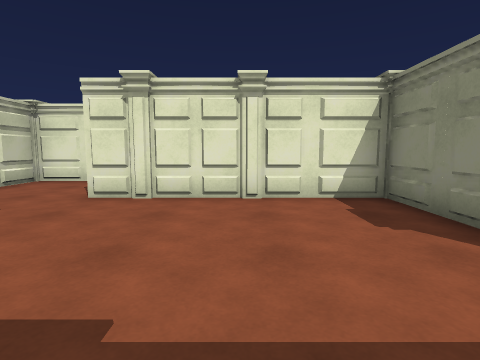
[1] (above)

18 first-person views from a walk through a Unity game level. The camera is 1.2 m above the floor, tilts 6° down and sees 80° across. The floor is counted in squares, 1.29 m on a side. Each view is taken from the middle of a square. On the plan, view 1 faces up. The plan holds only what a view shows up to about 11 squares ahead; the rest is blank. The place goes on beyond the plan. The player character is not drawn.

[2]
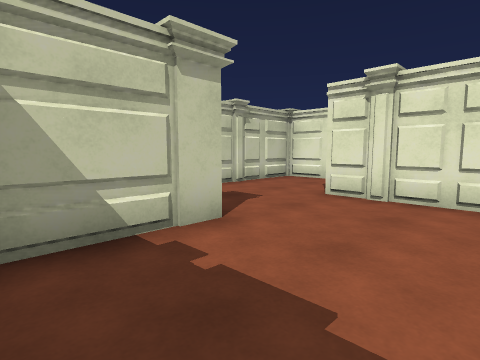

[3]
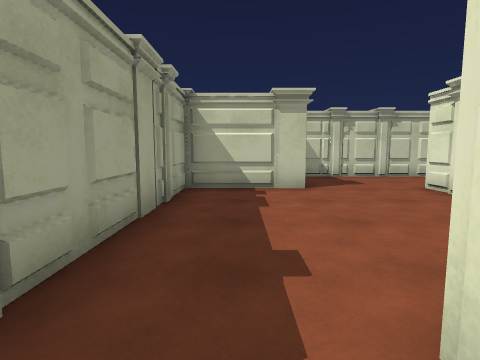

[4]
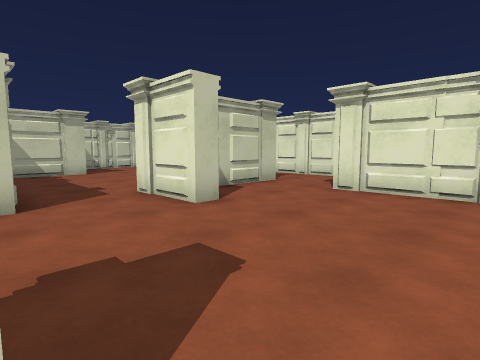

[5]
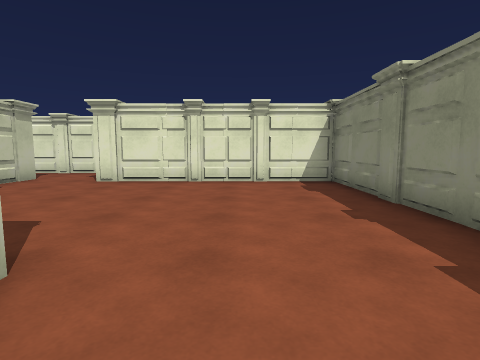

[6]
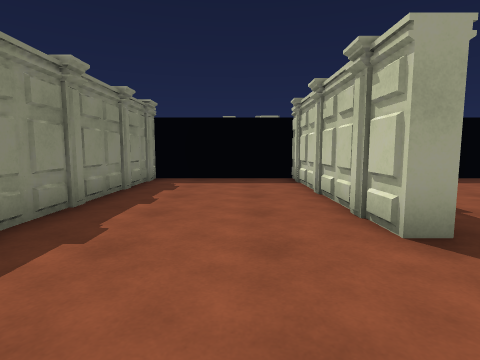

[7]
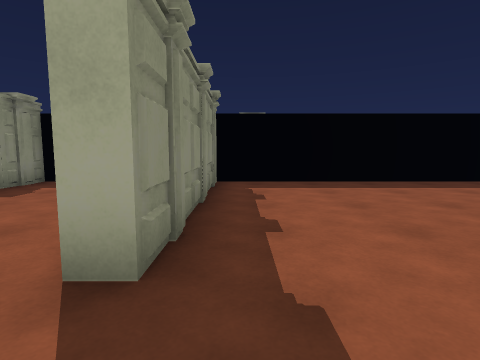

[8]
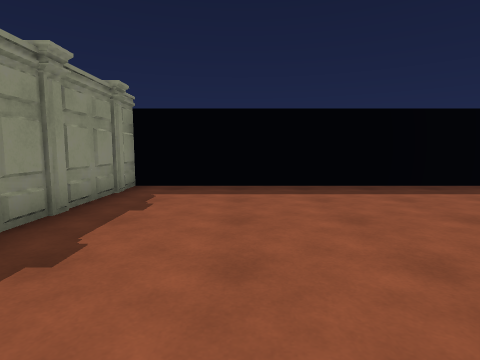

[9]
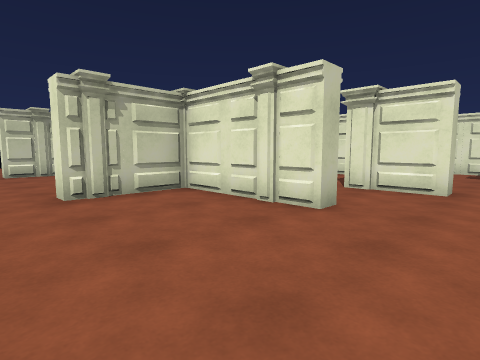

[10]
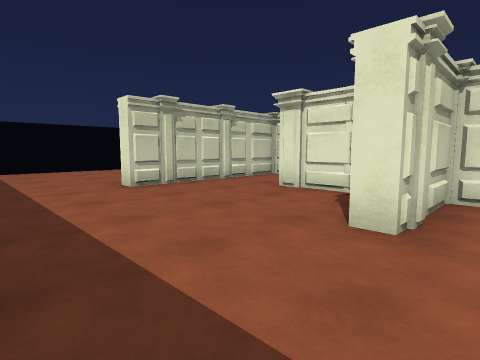

[11]
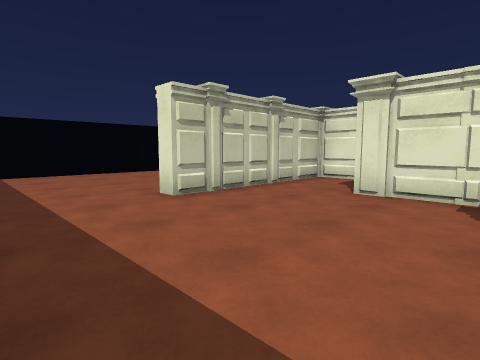

[12]
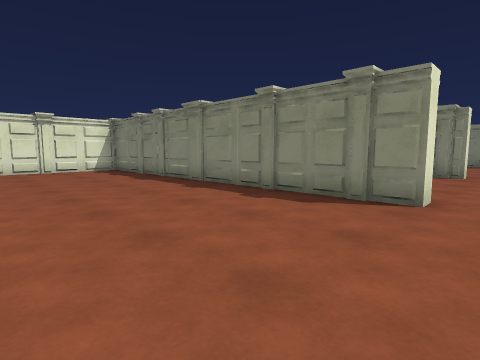

[13]
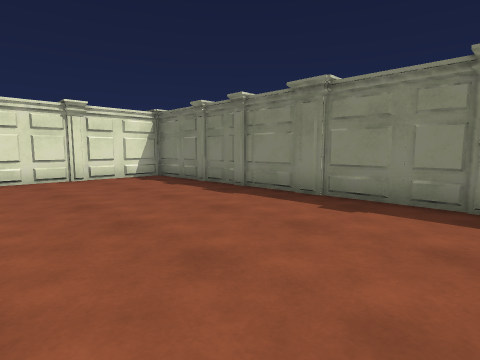

[14]
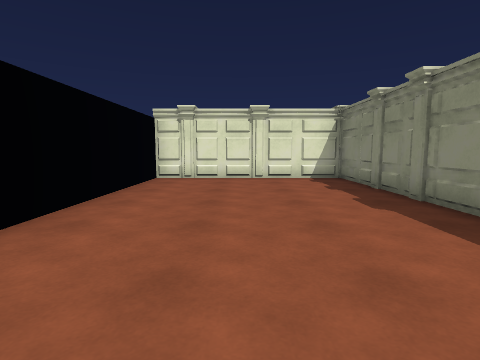

[15]
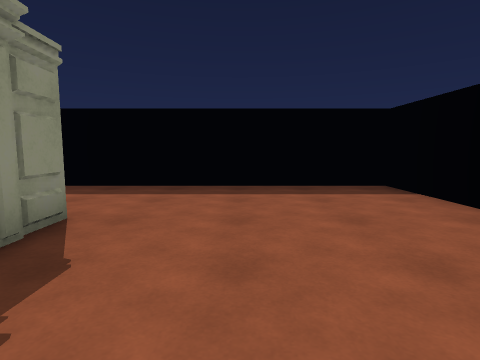

[16]
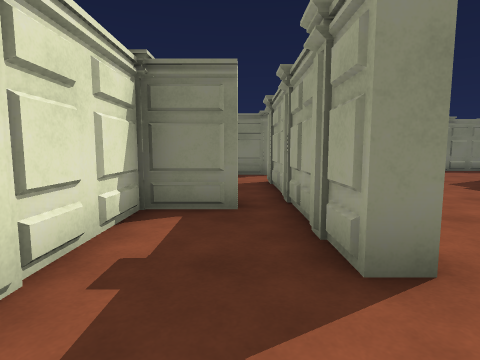

[17]
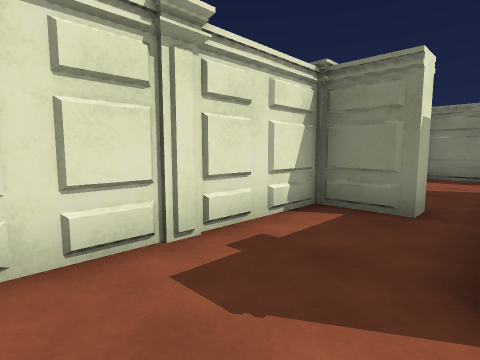

[18]
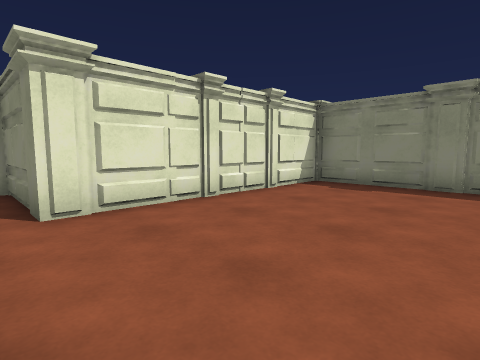

### Floor plan
Points are (right, up) in squares from view 1. A wall is a line through its corners. A room is listed if a view was taken in it or the views show most of it. See-through windows are left out.
Room 1 (views 1, 2, 16, 17)
walls: (-2.9, 2.6) (-2.9, -0.4) (1.6, -0.4); (0, 7) (-0.6, 7) (-0.6, 8.5) (-2.1, 8.5); (-6.1, 5) (-6.1, 3.3); (2.8, 3.2) (2.8, 5.4) (1.4, 5.4); (-4.5, 8.5) (-6.1, 8.5) (-6.1, 7)
ways out: opening at (2, 0) to room 2; opening at (1, 7); gap at (0, 7)
objects: other object (-6, 6); other object (-4, 9) to (-3, 9); other object (-3, 6) to (-2, 6); other object (-1, 6) to (1, 6); other object (2, -1) to (3, -1)
Room 2 (views 3, 4, 5, 6, 7, 8, 9, 10, 11, 12, 13, 14, 15, 18)
walls: (1.6, -1) (0.1, -1) (0.1, -3.6) (-0.6, -3.6) (-0.6, -2.7); (-1.5, -1) (-3.6, -1); (4.9, 2.6) (4.9, 1.9) (2.8, 1.9); (-4.8, 1.9) (-6.1, 1.9) (-6.1, 0.4); (-6.7, 0.4) (-6.7, 5); (3.4, 6.2) (3.4, 3.8); (7.9, 5.4) (5.7, 5.4); (-6.7, 7) (-6.7, 8.5) (-8.1, 8.5); (12.7, 0.4) (12.7, 5.4) (11.5, 5.4); (12.7, -7.5) (12.7, -5.9)
ways out: opening at (2, 0) to room 1; opening at (4.5, 6)
objects: other object (-12, 9) to (-11, 9); other object (-10, 9) to (-9, 9); other object (-6, -4) to (-6, -2); other object (-6, -1) to (-6, 0); other object (8, -7) to (8, -5); other object (8, -4) to (8, -3); other object (8, -2) to (8, -1); other object (9, 6); other object (10, 6) to (11, 6); other object (13, -5) to (13, -4); other object (13, -3) to (13, -2); other object (13, -1) to (13, 0)

Where each view was taken, in squares from view 1:
view 1: 0 up, 0 right, facing up
view 2: 0 up, 0 right, facing up-left
view 3: 1 up, 4 right, facing left
view 4: 1 down, 9 right, facing up-left
view 5: 3 down, 10 right, facing up
view 6: 2 up, 10 right, facing down
view 7: 1 up, 7 right, facing down
view 8: 0 up, 5 right, facing down
view 9: 5 down, 6 right, facing up-left
view 10: 7 down, 1 right, facing up-left
view 11: 7 down, 1 left, facing up-left
view 12: 5 down, 12 left, facing up-right
view 13: 1 down, 12 left, facing up-right
view 14: 1 down, 10 left, facing up
view 15: 0 up, 9 left, facing down
view 16: 7 up, 5 left, facing right
view 17: 6 up, 5 left, facing up-right
view 18: 1 up, 5 right, facing up-right
